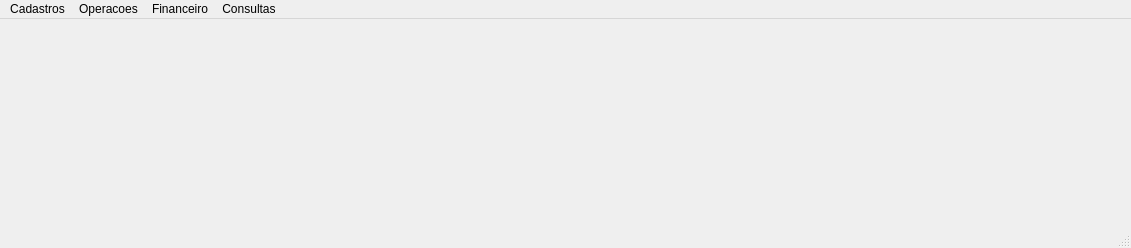
<?xml version="1.0" encoding="UTF-8"?>
<ui version="4.0">
 <class>MainWindow</class>
 <widget class="QMainWindow" name="MainWindow">
  <property name="geometry">
   <rect>
    <x>0</x>
    <y>0</y>
    <width>1131</width>
    <height>248</height>
   </rect>
  </property>
  <property name="windowTitle">
   <string>MainWindow</string>
  </property>
  <widget class="QWidget" name="centralwidget">
   <widget class="QLabel" name="label">
    <property name="geometry">
     <rect>
      <x>30</x>
      <y>20</y>
      <width>271</width>
      <height>141</height>
     </rect>
    </property>
    <property name="toolTip">
     <string>&lt;html&gt;&lt;head/&gt;&lt;body&gt;&lt;p&gt;&lt;img src=&quot;:/logo_empresa/icons/logo_empresa.png&quot;/&gt;&lt;/p&gt;&lt;/body&gt;&lt;/html&gt;</string>
    </property>
    <property name="styleSheet">
     <string notr="true">image: url(:/icons/logo_empresa.png);</string>
    </property>
    <property name="text">
     <string/>
    </property>
   </widget>
  </widget>
  <widget class="QStatusBar" name="statusbar"/>
  <widget class="QMenuBar" name="menubar">
   <property name="geometry">
    <rect>
     <x>0</x>
     <y>0</y>
     <width>1131</width>
     <height>31</height>
    </rect>
   </property>
   <widget class="QMenu" name="menuCadastros">
    <property name="title">
     <string>Cadastros</string>
    </property>
    <addaction name="actionCliente"/>
    <addaction name="actionFornecedor"/>
    <addaction name="actionUsuario"/>
   </widget>
   <widget class="QMenu" name="menuOperacoes">
    <property name="title">
     <string>Operacoes</string>
    </property>
    <widget class="QMenu" name="menuSaida_de_Produtos">
     <property name="title">
      <string>Saida de Produtos</string>
     </property>
     <addaction name="actionVenda"/>
     <addaction name="actionConsumo_de_Produtos"/>
    </widget>
    <widget class="QMenu" name="menuEstoque">
     <property name="title">
      <string>Estoque</string>
     </property>
     <addaction name="actionSaldo"/>
    </widget>
    <widget class="QMenu" name="menuCompras">
     <property name="title">
      <string>Compras</string>
     </property>
     <addaction name="actionCompras_2"/>
     <addaction name="actionPedido_de_Compra"/>
     <addaction name="actionCancelamento_de_compra"/>
    </widget>
    <addaction name="menuSaida_de_Produtos"/>
    <addaction name="menuEstoque"/>
    <addaction name="menuCompras"/>
   </widget>
   <widget class="QMenu" name="menuFinanceiro">
    <property name="title">
     <string>Financeiro</string>
    </property>
    <addaction name="actioncaixa"/>
    <addaction name="actionContas_Bancos"/>
    <addaction name="actionContas_apagar"/>
    <addaction name="actionContas_recebidas"/>
    <addaction name="actionContas_Pagas"/>
   </widget>
   <widget class="QMenu" name="menuConsultas">
    <property name="title">
     <string>Consultas</string>
    </property>
    <widget class="QMenu" name="menuVendas">
     <property name="title">
      <string>Vendas</string>
     </property>
     <addaction name="actionGeral_2"/>
     <addaction name="actionResumido"/>
    </widget>
    <widget class="QMenu" name="menuConsumo">
     <property name="title">
      <string>Consumo</string>
     </property>
     <addaction name="actionGeral_3"/>
     <addaction name="actionResumido_2"/>
    </widget>
    <addaction name="menuVendas"/>
    <addaction name="menuConsumo"/>
   </widget>
   <addaction name="menuCadastros"/>
   <addaction name="menuOperacoes"/>
   <addaction name="menuFinanceiro"/>
   <addaction name="menuConsultas"/>
  </widget>
  <action name="actionVenda">
   <property name="text">
    <string>Venda</string>
   </property>
  </action>
  <action name="actionConsumo_de_Produtos">
   <property name="text">
    <string>Consumo de Produtos</string>
   </property>
  </action>
  <action name="actionSaldo">
   <property name="text">
    <string>Saldo</string>
   </property>
  </action>
  <action name="actionCompras_2">
   <property name="text">
    <string>Compras</string>
   </property>
  </action>
  <action name="actionPedido_de_Compra">
   <property name="text">
    <string>Pedido de Compra</string>
   </property>
  </action>
  <action name="actionCliente">
   <property name="text">
    <string>Cliente</string>
   </property>
  </action>
  <action name="actionCancelamento_de_compra">
   <property name="text">
    <string>Cancelamento de compra</string>
   </property>
  </action>
  <action name="actioncaixa">
   <property name="text">
    <string>caixa</string>
   </property>
  </action>
  <action name="actionContas_Bancos">
   <property name="text">
    <string>Contas Bancos</string>
   </property>
  </action>
  <action name="actionContas_apagar">
   <property name="text">
    <string>Contas apagar</string>
   </property>
  </action>
  <action name="actionContas_recebidas">
   <property name="text">
    <string>Contas recebidas</string>
   </property>
  </action>
  <action name="actionContas_Pagas">
   <property name="text">
    <string>Contas Pagas</string>
   </property>
  </action>
  <action name="actionGeral">
   <property name="text">
    <string>Geral</string>
   </property>
  </action>
  <action name="actionResumida">
   <property name="text">
    <string>Resumida</string>
   </property>
  </action>
  <action name="actionFornecedor">
   <property name="text">
    <string>Fornecedor</string>
   </property>
  </action>
  <action name="actionUsuario">
   <property name="text">
    <string>Usuario</string>
   </property>
  </action>
  <action name="actionGeral_2">
   <property name="text">
    <string>Geral</string>
   </property>
  </action>
  <action name="actionResumido">
   <property name="text">
    <string>Resumido</string>
   </property>
  </action>
  <action name="actionGeral_3">
   <property name="text">
    <string>Geral</string>
   </property>
  </action>
  <action name="actionResumido_2">
   <property name="text">
    <string>Resumido</string>
   </property>
  </action>
 </widget>
 <resources>
  <include location="icons/logo_empresa.qrc"/>
 </resources>
 <connections/>
</ui>
